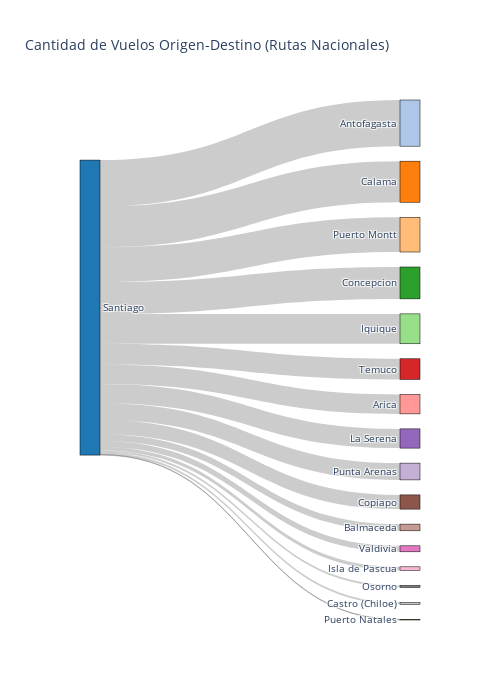

Here is the notebook cell this chart was saved with:
### Markdown cell above
##### Comentarios:
* Todos los vuelos nacionales tienen como Origen la Ciudad de Santiago
* Las ciudades con mayor cantidad de vuelos son Antofagasta, con 5786 vuelos (15.65% de los vuelos nacionales); y Calama con 5146 vuelos (13.92% de los vuelos nacionales)
* La imagen se muestra en formato "png" con la finalidad de poder visualizarla desde github. Para poder apreciar el gráfico en HTML, el cual es interactivo y se puede ver el detalle de los datos al posicionar el cursor, se debe ejecutar la siguiente celda.

### Code cell
fig.show()

### Figure 1 — Plotly figure (JSON) as saved in the notebook; plotly's stock layout.template omitted (floating-point values rounded to 4 significant figures)
{"data": [{"link": {"customdata": [15.65, 13.92, 11.79, 10.8, 10.14, 7.004, 6.59, 6.52, 5.694, 4.815, 2.27, 2.037, 1.223, 0.7006, 0.6357, 0.2137], "hovertemplate": "%{customdata:.2f} %", "source": [0, 0, 0, 0, 0, 0, 0, 0, 0, 0, 0, 0, 0, 0, 0, 0], "target": [1, 2, 3, 4, 5, 6, 7, 8, 9, 10, 11, 12, 13, 14, 15, 16], "value": [5786, 5146, 4357, 3993, 3747, 2589, 2436, 2410, 2105, 1780, 839, 753, 452, 259, 235, 79]}, "node": {"color": ["#1f77b4", "#aec7e8", "#ff7f0e", "#ffbb78", "#2ca02c", "#98df8a", "#d62728", "#ff9896", "#9467bd", "#c5b0d5", "#8c564b", "#c49c94", "#e377c2", "#f7b6d2", "#7f7f7f", "#c7c7c7", "#bcbd22"], "label": ["Santiago", "Antofagasta", "Calama", "Puerto Montt", "Concepcion", "Iquique", "Temuco", "Arica", "La Serena", "Punta Arenas", "Copiapo", "Balmaceda", "Valdivia", "Isla de Pascua", "Osorno", "Castro (Chiloe)", "Puerto Natales"], "line": {"color": "black", "width": 0.5}, "pad": 15, "thickness": 20}, "type": "sankey", "valueformat": ".0f", "valuesuffix": " vuelos"}], "layout": {"font": {"size": 10}, "height": 700, "title": {"text": "Cantidad de Vuelos Origen-Destino (Rutas Nacionales)"}, "width": 500}}
